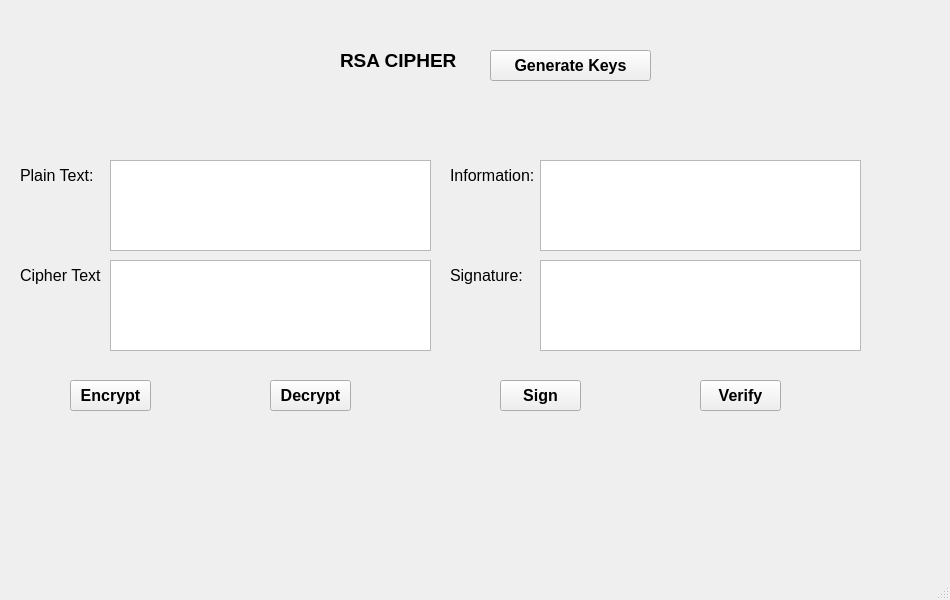
<?xml version="1.0" encoding="UTF-8"?>
<ui version="4.0">
 <class>MainWindow</class>
 <widget class="QMainWindow" name="MainWindow">
  <property name="geometry">
   <rect>
    <x>0</x>
    <y>0</y>
    <width>950</width>
    <height>600</height>
   </rect>
  </property>
  <property name="windowTitle">
   <string>MainWindow</string>
  </property>
  <widget class="QWidget" name="centralwidget">
   <widget class="QLabel" name="label">
    <property name="geometry">
     <rect>
      <x>340</x>
      <y>20</y>
      <width>171</width>
      <height>81</height>
     </rect>
    </property>
    <property name="font">
     <font>
      <pointsize>14</pointsize>
      <weight>75</weight>
      <bold>true</bold>
     </font>
    </property>
    <property name="text">
     <string>RSA CIPHER</string>
    </property>
   </widget>
   <widget class="QLabel" name="label_2">
    <property name="geometry">
     <rect>
      <x>20</x>
      <y>160</y>
      <width>81</width>
      <height>31</height>
     </rect>
    </property>
    <property name="font">
     <font>
      <pointsize>12</pointsize>
     </font>
    </property>
    <property name="text">
     <string>Plain Text:</string>
    </property>
   </widget>
   <widget class="QLabel" name="label_3">
    <property name="geometry">
     <rect>
      <x>20</x>
      <y>260</y>
      <width>81</width>
      <height>31</height>
     </rect>
    </property>
    <property name="font">
     <font>
      <pointsize>12</pointsize>
     </font>
    </property>
    <property name="text">
     <string>Cipher Text:</string>
    </property>
   </widget>
   <widget class="QLabel" name="label_4">
    <property name="geometry">
     <rect>
      <x>450</x>
      <y>160</y>
      <width>101</width>
      <height>31</height>
     </rect>
    </property>
    <property name="font">
     <font>
      <pointsize>12</pointsize>
     </font>
    </property>
    <property name="text">
     <string>Information:</string>
    </property>
   </widget>
   <widget class="QLabel" name="label_5">
    <property name="geometry">
     <rect>
      <x>450</x>
      <y>260</y>
      <width>81</width>
      <height>31</height>
     </rect>
    </property>
    <property name="font">
     <font>
      <pointsize>12</pointsize>
     </font>
    </property>
    <property name="text">
     <string>Signature:</string>
    </property>
   </widget>
   <widget class="QPushButton" name="btn_encrypt">
    <property name="geometry">
     <rect>
      <x>70</x>
      <y>380</y>
      <width>81</width>
      <height>31</height>
     </rect>
    </property>
    <property name="font">
     <font>
      <pointsize>12</pointsize>
      <weight>75</weight>
      <bold>true</bold>
     </font>
    </property>
    <property name="text">
     <string>Encrypt</string>
    </property>
   </widget>
   <widget class="QPushButton" name="btn_decrypt">
    <property name="geometry">
     <rect>
      <x>270</x>
      <y>380</y>
      <width>81</width>
      <height>31</height>
     </rect>
    </property>
    <property name="font">
     <font>
      <pointsize>12</pointsize>
      <weight>75</weight>
      <bold>true</bold>
     </font>
    </property>
    <property name="text">
     <string>Decrypt</string>
    </property>
   </widget>
   <widget class="QPushButton" name="btn_sign">
    <property name="geometry">
     <rect>
      <x>500</x>
      <y>380</y>
      <width>81</width>
      <height>31</height>
     </rect>
    </property>
    <property name="font">
     <font>
      <pointsize>12</pointsize>
      <weight>75</weight>
      <bold>true</bold>
     </font>
    </property>
    <property name="text">
     <string>Sign</string>
    </property>
   </widget>
   <widget class="QPushButton" name="btn_verify">
    <property name="geometry">
     <rect>
      <x>700</x>
      <y>380</y>
      <width>81</width>
      <height>31</height>
     </rect>
    </property>
    <property name="font">
     <font>
      <pointsize>12</pointsize>
      <weight>75</weight>
      <bold>true</bold>
     </font>
    </property>
    <property name="text">
     <string>Verify</string>
    </property>
   </widget>
   <widget class="QPushButton" name="btn_gen_keys">
    <property name="geometry">
     <rect>
      <x>490</x>
      <y>50</y>
      <width>161</width>
      <height>31</height>
     </rect>
    </property>
    <property name="font">
     <font>
      <pointsize>12</pointsize>
      <weight>75</weight>
      <bold>true</bold>
     </font>
    </property>
    <property name="text">
     <string>Generate Keys</string>
    </property>
   </widget>
   <widget class="QPlainTextEdit" name="txt_plaintext">
    <property name="geometry">
     <rect>
      <x>110</x>
      <y>160</y>
      <width>321</width>
      <height>91</height>
     </rect>
    </property>
   </widget>
   <widget class="QPlainTextEdit" name="txt_ciphertext">
    <property name="geometry">
     <rect>
      <x>110</x>
      <y>260</y>
      <width>321</width>
      <height>91</height>
     </rect>
    </property>
   </widget>
   <widget class="QPlainTextEdit" name="txt_mation">
    <property name="geometry">
     <rect>
      <x>540</x>
      <y>160</y>
      <width>321</width>
      <height>91</height>
     </rect>
    </property>
   </widget>
   <widget class="QPlainTextEdit" name="txt_sign">
    <property name="geometry">
     <rect>
      <x>540</x>
      <y>260</y>
      <width>321</width>
      <height>91</height>
     </rect>
    </property>
   </widget>
  </widget>
  <widget class="QMenuBar" name="menubar">
   <property name="geometry">
    <rect>
     <x>0</x>
     <y>0</y>
     <width>950</width>
     <height>21</height>
    </rect>
   </property>
  </widget>
  <widget class="QStatusBar" name="statusbar"/>
 </widget>
 <resources/>
 <connections/>
</ui>
